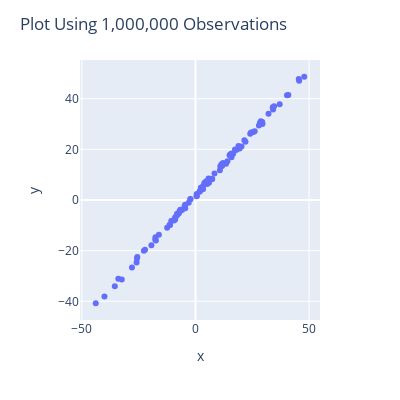

The code cell stored with this chart in its notebook:
### Code cell
yN = y.reshape(observaciones,)
metasN = metas.reshape(observaciones,)
fig = px.scatter(x = yN, y =  metasN)

fig.update_layout(
    width = 400,
    height = 400,
    title="Plot Using 1,000,000 Observations")

fig.show()
end_time = time.time()
